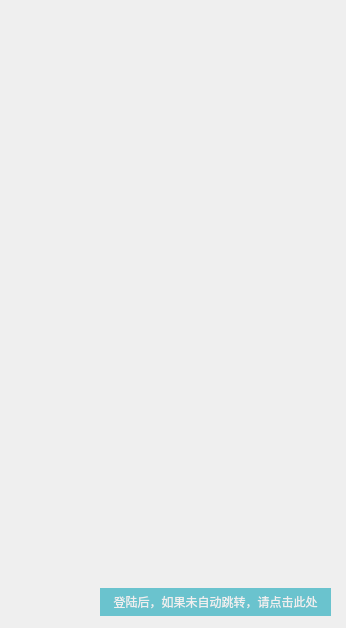
<?xml version="1.0" encoding="UTF-8"?>
<ui version="4.0">
 <class>WebloginWidget</class>
 <widget class="QWidget" name="WebloginWidget">
  <property name="enabled">
   <bool>true</bool>
  </property>
  <property name="geometry">
   <rect>
    <x>0</x>
    <y>0</y>
    <width>346</width>
    <height>628</height>
   </rect>
  </property>
  <property name="windowTitle">
   <string>Form</string>
  </property>
  <property name="styleSheet">
   <string notr="true">QPushButton#login
{
	border:none;
	background:#A01ba9ba;
	color:#EFEFEF;
}

QPushButton#login:hover
{
	background:#A03dbbca;
}

QPushButton#login:disabled
{
	background:#A0A8A8A8;
}</string>
  </property>
  <layout class="QVBoxLayout" name="verticalLayout_3">
   <property name="spacing">
    <number>0</number>
   </property>
   <property name="leftMargin">
    <number>0</number>
   </property>
   <property name="topMargin">
    <number>0</number>
   </property>
   <property name="rightMargin">
    <number>0</number>
   </property>
   <property name="bottomMargin">
    <number>0</number>
   </property>
   <item>
    <widget class="QWidget" name="dialogbg" native="true">
     <layout class="QVBoxLayout" name="verticalLayout_2">
      <property name="spacing">
       <number>0</number>
      </property>
      <property name="leftMargin">
       <number>0</number>
      </property>
      <property name="topMargin">
       <number>0</number>
      </property>
      <property name="rightMargin">
       <number>0</number>
      </property>
      <property name="bottomMargin">
       <number>0</number>
      </property>
      <item>
       <widget class="TitlebarWidget" name="widgettitlebar" native="true">
        <property name="minimumSize">
         <size>
          <width>0</width>
          <height>28</height>
         </size>
        </property>
        <property name="maximumSize">
         <size>
          <width>16777215</width>
          <height>28</height>
         </size>
        </property>
       </widget>
      </item>
      <item>
       <widget class="QWidget" name="widget_webview" native="true">
        <widget class="webview" name="webView" native="true">
         <property name="geometry">
          <rect>
           <x>0</x>
           <y>0</y>
           <width>346</width>
           <height>600</height>
          </rect>
         </property>
      
        </widget>
        <widget class="QPushButton" name="login">
         <property name="geometry">
          <rect>
           <x>100</x>
           <y>560</y>
           <width>231</width>
           <height>28</height>
          </rect>
         </property>
         <property name="minimumSize">
          <size>
           <width>0</width>
           <height>28</height>
          </size>
         </property>
         <property name="maximumSize">
          <size>
           <width>16777215</width>
           <height>28</height>
          </size>
         </property>
         <property name="text">
          <string>登陆后，如果未自动跳转，请点击此处</string>
         </property>
        </widget>
       </widget>
      </item>
     </layout>
    </widget>
   </item>
  </layout>
 </widget>
 <customwidgets>
  <customwidget>
   <class>TitlebarWidget</class>
   <extends>QWidget</extends>
   <header>TitlebarWidget.h</header>
   <container>1</container>
  </customwidget>
  <customwidget>
   <class>webview</class>
   <extends>QWidget</extends>
   <header>webview.h</header>
   <container>1</container>
  </customwidget>
 </customwidgets>
 <resources/>
 <connections/>
</ui>
